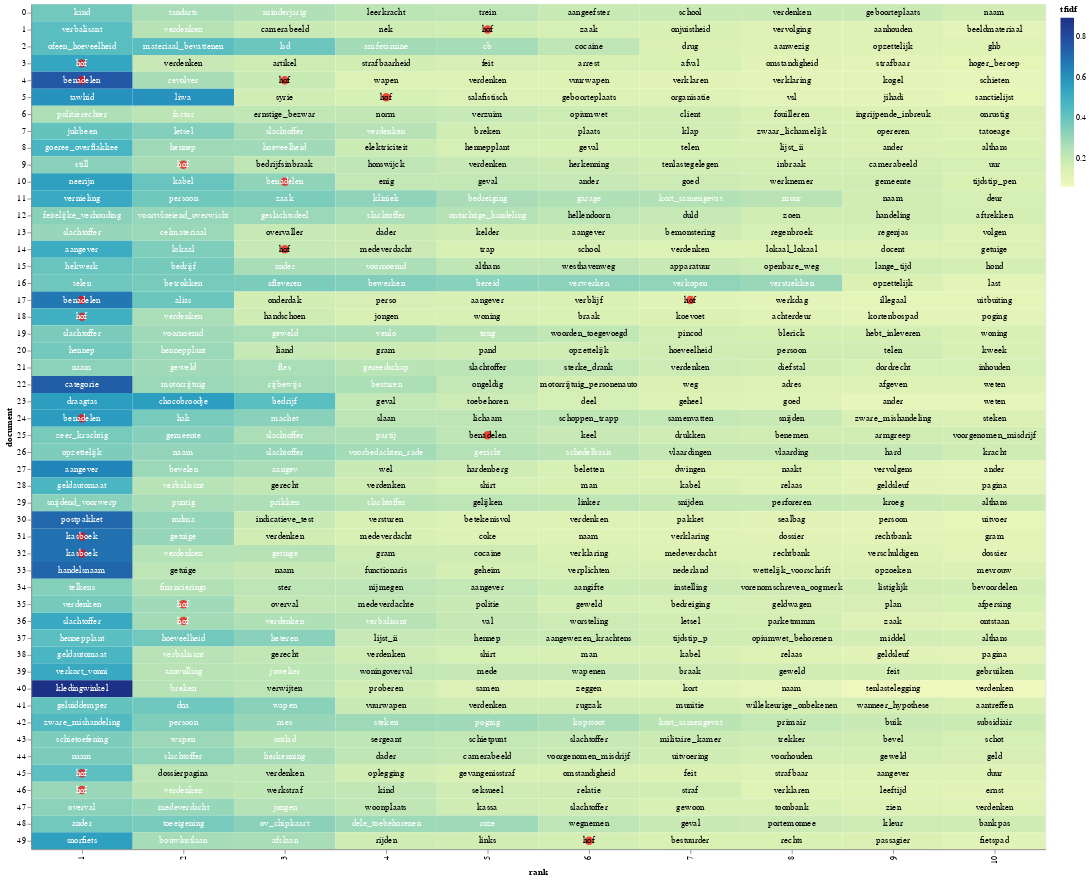

Notebook source saved alongside this figure:
### Code cell
import altair as alt
import numpy as np

# Terms in this list will get a red dot in the visualization
term_list = ['benadelen', 'kasboek', 'hof']

# adding a little randomness to break ties in term ranking
top_tfidf_plusRand = top_tfidf.copy()
top_tfidf_plusRand = top_tfidf_plusRand.iloc[:500,]
top_tfidf_plusRand['tfidf'] = top_tfidf_plusRand['tfidf'] + np.random.rand(top_tfidf_plusRand.shape[0])*0.0001

# base for all visualizations, with rank calculation
base = alt.Chart(top_tfidf_plusRand).encode(
    x = 'rank:O',
    y = 'document:N'
).transform_window(
    rank = "rank()",
    sort = [alt.SortField("tfidf", order="descending")],
    groupby = ["document"],
)

# heatmap specification
heatmap = base.mark_rect().encode(
    color = 'tfidf:Q'
)

# red circle over terms in above list
circle = base.mark_circle(size=100).encode(
    color = alt.condition(
        alt.FieldOneOfPredicate(field='term', oneOf=term_list),
        alt.value('red'),
        alt.value('#FFFFFF00')        
    )
)

# text labels, white for darker heatmap colors
text = base.mark_text(baseline='middle').encode(
    text = 'term:N',
    color = alt.condition(alt.datum.tfidf >= 0.23, alt.value('white'), alt.value('black'))
)

# display the three superimposed visualizations
(heatmap + circle + text).properties(width = 1200)

### Figure 1 — Vega-Lite specification as saved in the notebook (floating-point values rounded to 4 significant figures; data arrays with more than 128 entries replaced by an {"elided": "..."} marker saying what was removed)
{"config": {"view": {"continuousWidth": 400, "continuousHeight": 300}}, "layer": [{"mark": "rect", "encoding": {"color": {"field": "tfidf", "type": "quantitative"}, "x": {"field": "rank", "type": "ordinal"}, "y": {"field": "document", "type": "nominal"}}, "transform": [{"window": [{"op": "rank", "field": "", "as": "rank"}], "groupby": ["document"], "sort": [{"field": "tfidf", "order": "descending"}]}]}, {"mark": {"type": "circle", "size": 100}, "encoding": {"color": {"condition": {"value": "red", "test": {"field": "term", "oneOf": ["benadelen", "kasboek", "hof"]}}, "value": "#FFFFFF00"}, "x": {"field": "rank", "type": "ordinal"}, "y": {"field": "document", "type": "nominal"}}, "transform": [{"window": [{"op": "rank", "field": "", "as": "rank"}], "groupby": ["document"], "sort": [{"field": "tfidf", "order": "descending"}]}]}, {"mark": {"type": "text", "baseline": "middle"}, "encoding": {"color": {"condition": {"value": "white", "test": "(datum.tfidf >= 0.23)"}, "value": "black"}, "text": {"field": "term", "type": "nominal"}, "x": {"field": "rank", "type": "ordinal"}, "y": {"field": "document", "type": "nominal"}}, "transform": [{"window": [{"op": "rank", "field": "", "as": "rank"}], "groupby": ["document"], "sort": [{"field": "tfidf", "order": "descending"}]}]}], "data": {"name": "data-d10df1ea809c142b74e1d2777cc0bc99"}, "width": 1200, "$schema": "https://vega.github.io/schema/vega-lite/v4.17.0.json", "datasets": {"data-d10df1ea809c142b74e1d2777cc0bc99": {"elided": "500 records"}}}
